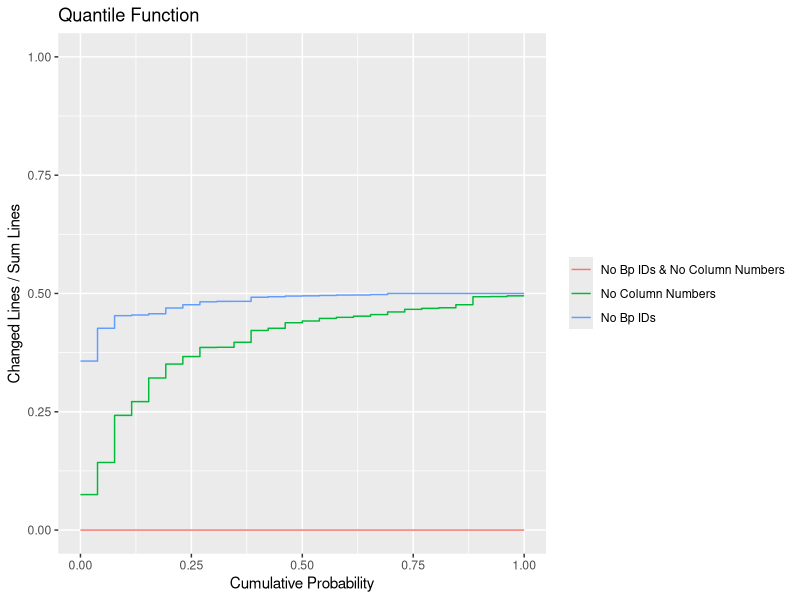
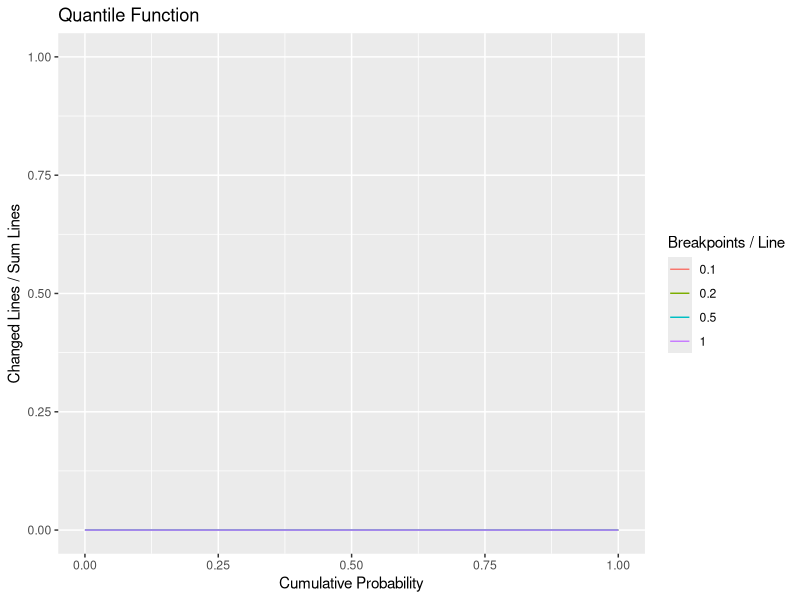

The R source for these figures, in order:
#!/usr/bin/Rscript
require(ggplot2)

# see https://github.com/tidyverse/ggplot2/issues/1467
stat_myecdf <- function(mapping = NULL, data = NULL, geom = "step",
                        position = "identity", n = NULL, na.rm = FALSE,
                        show.legend = NA, inherit.aes = TRUE, direction="vh", ...) {
  layer(
    data = data,
    mapping = mapping,
    stat = StatMyecdf,
    geom = geom,
    position = position,
    show.legend = show.legend,
    inherit.aes = inherit.aes,
    params = list(
      n = n,
      na.rm = na.rm,
      direction=direction,
      ...
    )
  )
}

StatMyecdf <- ggproto("StatMyecdf", Stat,
                      compute_group = function(data, scales, n = NULL) {
                        
                        # If n is NULL, use raw values; otherwise interpolate
                        if (is.null(n)) {
                          # Dont understand why but this version needs to sort the values
                          xvals <- sort(unique(data$x))
                        } else {
                          xvals <- seq(min(data$x), max(data$x), length.out = n)
                        }
                        
                        y <- ecdf(data$x)(xvals)
                        x1 <- max(xvals)
                        y0 <- 0                      
                        data.frame(x = c(xvals, x1), y = c(y0, y))
                      },
                      
                      default_aes = aes(y = ..y..),
                      
                      required_aes = c("x")
)

results = read.csv("results.csv")

# use cairo_pdf for UTF8 support, see http://stackoverflow.com/questions/12768176/unicode-characters-in-ggplot2-pdf-output
cairo_pdf("bpIds-cols-influence.pdf", family="Myriad Pro", width=6, height=4)
print(
  ggplot(results[results$actionsCount == 10 & results$breakpointsPerLine == 1, ], aes(linesDiffByLinesSum, color = interaction(bpIds, cols)))
#  + scale_colour_manual(values = c("#0266C8", "#E66000"))
+ guides(color = guide_legend(title=NULL))
+ scale_color_discrete(labels = c("No Bp IDs & No Column Numbers", "No Column Numbers", "No Bp IDs", "Both Recorded"))
+ stat_myecdf(size=0.5)
+ labs(x = "Changed Lines / Sum Lines", y = "Cumulative Probability", title = "Quantile Function") 
  + xlim(0, 1)
  + ylim(0, 1)
  + coord_flip() # flip for inverse = quantile function
)
dev.off()

# # use cairo_pdf for UTF8 support, see http://stackoverflow.com/questions/12768176/unicode-characters-in-ggplot2-pdf-output
# cairo_pdf("actionsCount-influence.pdf", family="Myriad Pro", width=6, height=4)
# print(
#   ggplot(results[results$bpIds == "false" & results$cols == "false" & results$breakpointsPerLine == 0.1, ], aes(linesDiffByLinesSum, color = factor(actionsCount)))
#   + guides(color = guide_legend(title="Number of Actions"))
#   + stat_myecdf(size=0.5)
#   + labs(x = "Changed Lines / Sum Lines", y = "Cumulative Probability", title = "Quantile Function")
#   + xlim(0, 1)
#   + ylim(0, 1)
#   + coord_flip() # flip for inverse = quantile function
# )
# dev.off()

# use cairo_pdf for UTF8 support, see http://stackoverflow.com/questions/12768176/unicode-characters-in-ggplot2-pdf-output
cairo_pdf("breakpointsPerLine-influence-with-actions.pdf", family="Myriad Pro", width=6, height=4)
print(
  ggplot(results[results$bpIds == "false" & results$cols == "false" & results$actionsCount == 10, ], aes(linesDiffByLinesSum, color = factor(breakpointsPerLine)))
  + guides(color = guide_legend(title="Breakpoints / Line"))
  + stat_myecdf(size=0.5)
  + labs(x = "Changed Lines / Sum Lines", y = "Cumulative Probability", title = "Quantile Function")
  + xlim(0, 1)
  + ylim(0, 1)
  + coord_flip() # flip for inverse = quantile function
)
dev.off()

# # use cairo_pdf for UTF8 support, see http://stackoverflow.com/questions/12768176/unicode-characters-in-ggplot2-pdf-output
# cairo_pdf("breakpointsPerLine-influence-only-bps.pdf", family="Myriad Pro", width=6, height=4)
# print(
#   ggplot(results[results$bpIds == "false" & results$cols == "false" & results$actionsCount == 0, ], aes(linesDiffByLinesSum, color = factor(breakpointsPerLine)))
#   + guides(color = guide_legend(title="Breakpoints / Line"))
#   + stat_myecdf(size=0.5)
#   + labs(x = "Changed Lines / Sum Lines", y = "Cumulative Probability", title = "Quantile Function") 
#   + xlim(0, 1)
#   + ylim(0, 1)
#   + coord_flip() # flip for inverse = quantile function
# )
# dev.off()
